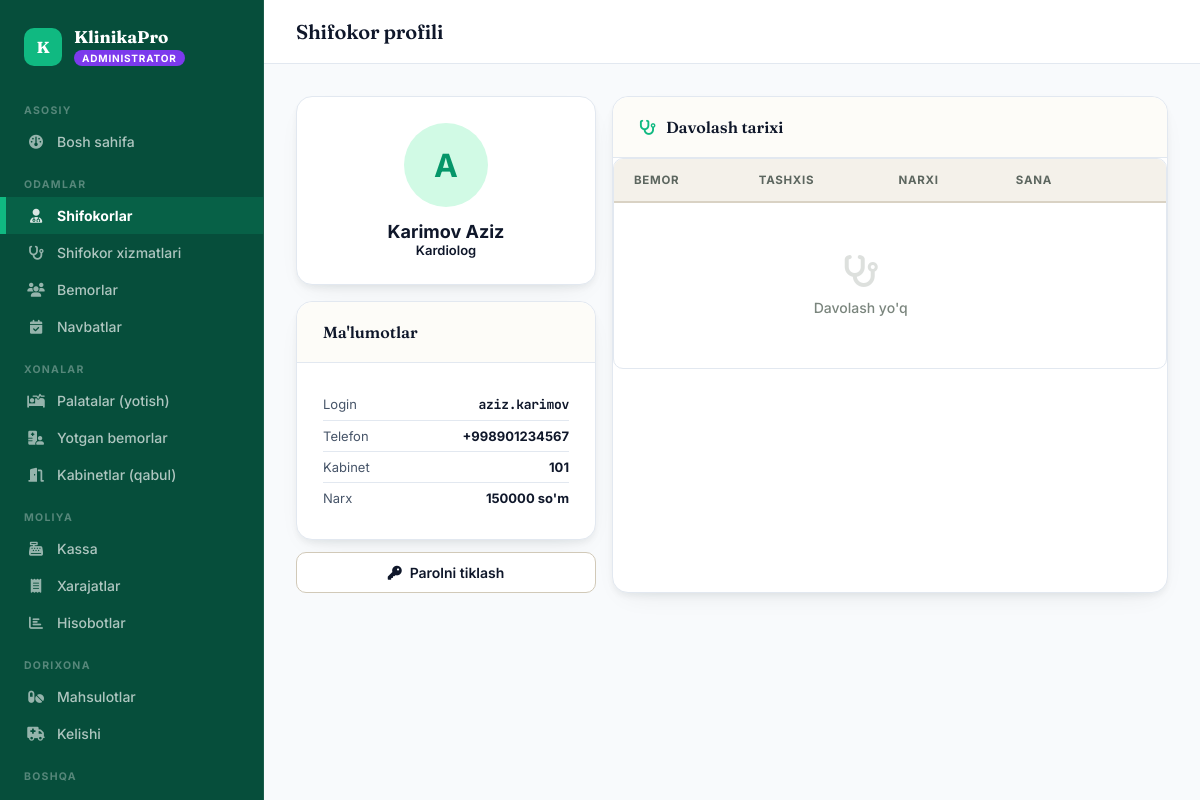
/doctors/1/ (signed in), run on an earlier commit of the app's database.
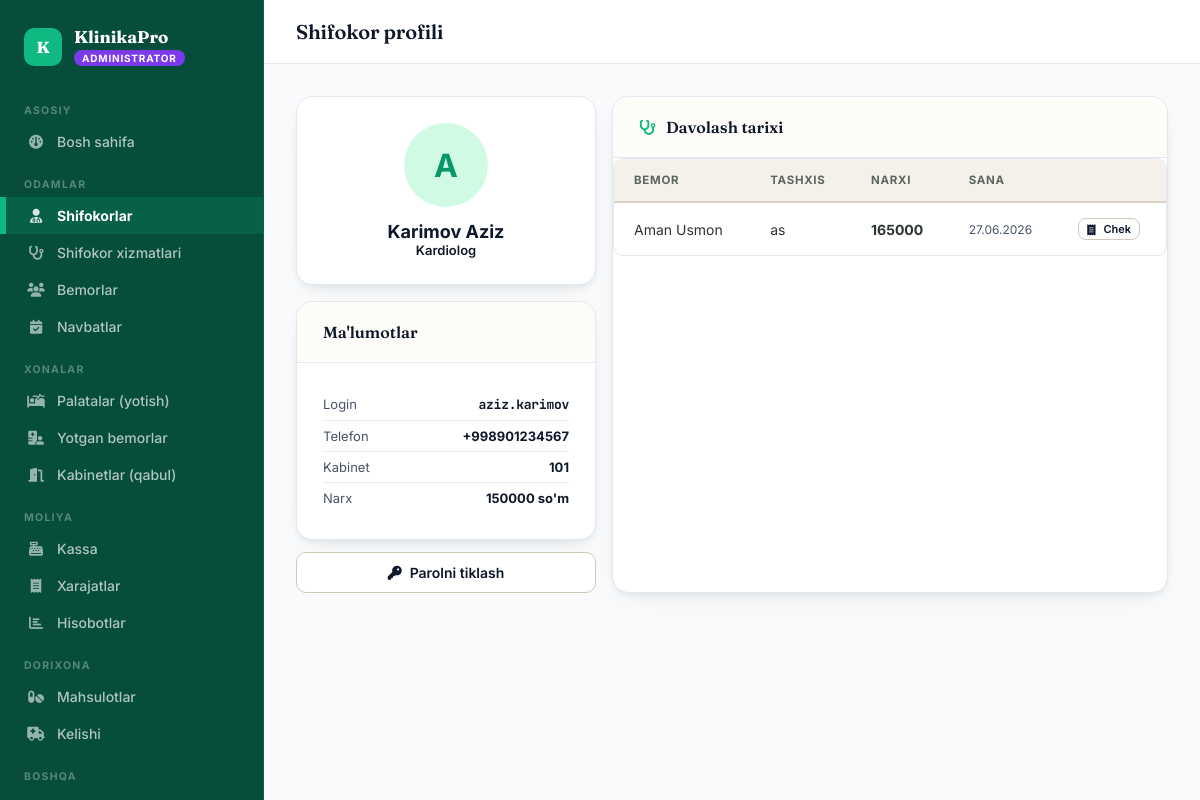
And on a later commit of the database.
### patients/models.py (models this page shows, shortened)
class Treatment(models.Model):
    patient = models.ForeignKey(Patient, on_delete=models.CASCADE, related_name='treatments')
    doctor = models.ForeignKey('doctors.Doctor', on_delete=models.SET_NULL, null=True, related_name='treatments')
    appointment = models.ForeignKey('appointments.Appointment', on_delete=models.SET_NULL, null=True, blank=True, related_name='treatments')
    extra_service = models.ForeignKey('doctors.DoctorService', on_delete=models.SET_NULL, null=True, blank=True, verbose_name="Qo'shimcha ko'rik xizmati")
    extra_service_price_snapshot = models.DecimalField(max_digits=12, decimal_places=0, default=0, verbose_name="Xizmat narxi (saqlangan)")
    diagnosis = models.TextField(verbose_name="Tashxis")
    notes = models.TextField(blank=True, verbose_name="Izoh")
    total_price = models.DecimalField(max_digits=12, decimal_places=0, default=0, verbose_name="Jami narx")
    created_at = models.DateTimeField(auto_now_add=True)
    receipt_issued = models.BooleanField(default=False, verbose_name="Chek berilganmi")
    consultation_price_snapshot = models.DecimalField(max_digits=12, decimal_places=0, default=0, verbose_name="Konsultatsiya narxi (saqlangan)")
    class Meta:
        verbose_name = "Davolash yozuvi"
        verbose_name_plural = "Davolash yozuvlari"
        ordering = ['-created_at']

class Patient(models.Model):
    GENDER_CHOICES = [('M', 'Erkak'), ('F', 'Ayol')]
    user = models.OneToOneField(settings.AUTH_USER_MODEL, on_delete=models.CASCADE, related_name='patient_profile')
    patient_id = models.CharField(max_length=20, unique=True, default=generate_patient_id, verbose_name="Bemor ID")
    first_name = models.CharField(max_length=100, verbose_name="Ism")
    last_name = models.CharField(max_length=100, verbose_name="Familiya")
    gender = models.CharField(max_length=1, choices=GENDER_CHOICES, verbose_name="Jinsi")
    birth_date = models.DateField(verbose_name="Tug'ilgan sana")
    phone = models.CharField(max_length=20, verbose_name="Telefon")
    address = models.TextField(blank=True, verbose_name="Manzil")
    blood_type = models.CharField(max_length=5, blank=True, verbose_name="Qon guruhi")
    allergies = models.TextField(blank=True, verbose_name="Allergiyalar")
    has_booked = models.BooleanField(default=False, verbose_name="Birinchi navbatni band qilganmi")
    registered_at = models.DateTimeField(auto_now_add=True)
    @property
    def full_name(self):
        return f"{self.last_name} {self.first_name}"
    class Meta:
        verbose_name = "Bemor"
        verbose_name_plural = "Bemorlar"

### doctors/views.py (the view)
# urls.py: path('<int:pk>/', views.doctor_detail_admin, name='doctor_detail_admin'),
@login_required
@role_required('admin')
def doctor_detail_admin(request, pk):
    doctor = get_object_or_404(Doctor, pk=pk)
    treatments = doctor.treatments.select_related('patient').order_by('-created_at')[:20]
    return render(request, 'doctors/admin_detail.html', {'doctor': doctor, 'treatments': treatments})

### doctors/models.py (called while the page is built)
    def __str__(self):
        return self.name

    def __str__(self):
        return f"Dr. {self.last_name} {self.first_name}"

    @property
    def full_name(self):
        return f"{self.last_name} {self.first_name}"

### templates/doctors/admin_detail.html (shortened to what this page needs)
{% extends "base.html" %}
{% block page_title %}Shifokor profili{% endblock %}
{% block content %}
<div class="grid-2" style="grid-template-columns:300px 1fr;">
  <div>
    <div class="panel" style="text-align:center; padding:26px;">
      <div style="width:84px; height:84px; border-radius:50%; background:var(--role-doctor-soft); color:var(--role-doctor); display:flex; align-items:center; justify-content:center; font-size:32px; font-weight:700; margin:0 auto 14px;">{{ doctor.first_name|first }}</div>
      <div style="font-size:18px; font-weight:700;">{{ doctor.full_name }}</div>
      <div style="color:var(--terracotta); font-size:13px; font-weight:600;">{{ doctor.specialization }}</div>
    </div>
    <div class="panel" style="margin-top:16px;">
      <div class="panel-head"><div class="panel-title">Ma'lumotlar</div></div>
      <div class="panel-body" style="font-size:13px;">
        <div style="display:flex; justify-content:space-between; padding:7px 0; border-bottom:1px solid var(--line);"><span style="color:var(--ink-soft);">Login</span><span class="mono" style="font-weight:700;">{{ doctor.user.username }}</span></div>
        <div style="display:flex; justify-content:space-between; padding:7px 0; border-bottom:1px solid var(--line);"><span style="color:var(--ink-soft);">Telefon</span><strong>{{ doctor.phone }}</strong></div>
        <div style="display:flex; justify-content:space-between; padding:7px 0; border-bottom:1px solid var(--line);"><span style="color:var(--ink-soft);">Kabinet</span><strong>{% if doctor.cabinet %}{{ doctor.cabinet.number }}{% else %}—{% endif %}</strong></div>
        <div style="display:flex; justify-content:space-between; padding:7px 0;"><span style="color:var(--ink-soft);">Narx</span><strong>{{ doctor.consultation_price|floatformat:0 }} so'm</strong></div>
      </div>
    </div>
    <form method="post" action="{% url "doctor_reset_password" doctor.pk %}" style="margin-top:12px;">
      <button type="submit" class="btn btn-ghost" style="width:100%; justify-content:center;"><i class="fa-solid fa-key"></i> Parolni tiklash</button>
    </form>
  </div>
  <div class="panel">
    <div class="panel-head"><div class="panel-title"><i class="fa-solid fa-stethoscope"></i> Davolash tarixi</div></div>
    <div class="tbl-wrap">
      <table>
        <thead><tr><th>Bemor</th><th>Tashxis</th><th>Narxi</th><th>Sana</th><th></th></tr></thead>
        <tbody>
        {% for t in treatments %}
        <tr>
          <td>{{ t.patient.full_name }}</td>
          <td style="max-width:240px;">{{ t.diagnosis|truncatechars:50 }}</td>
          <td style="font-weight:700;">{{ t.total_price|floatformat:0 }}</td>
          <td style="font-size:12px; color:var(--ink-soft);">{{ t.created_at|date:"d.m.Y" }}</td>
          <td>
            <a href="{% url 'treatment_receipt' t.pk %}" target="_blank" class="btn btn-ghost btn-sm" style="font-size:11px; padding:3px 8px;">
              <i class="fa-solid fa-receipt"></i> Chek
            </a>
          </td>
        </tr>
        {% empty %}
        <tr><td colspan="4" class="empty-row"><i class="fa-solid fa-stethoscope"></i>Davolash yo'q</td></tr>
        {% endfor %}
        </tbody>
      </table>
    </div>
  </div>
</div>
{% endblock %}

What changed in the data, as far as the page shows it:
added Treatment: patient.full_name "Aman Usmon", diagnosis "as", total_price "165000", created_at "27.06.2026"
Also different on the page:
text no longer shown: "Davolash yo'q"
